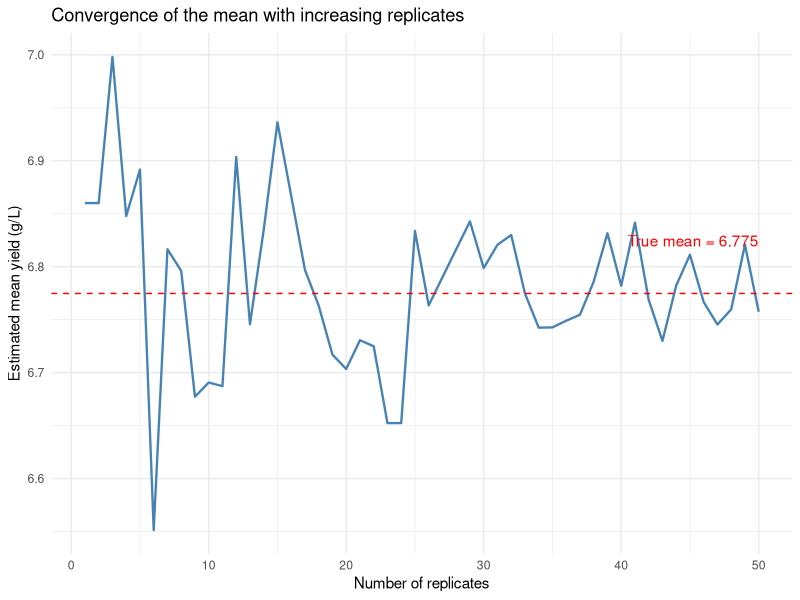
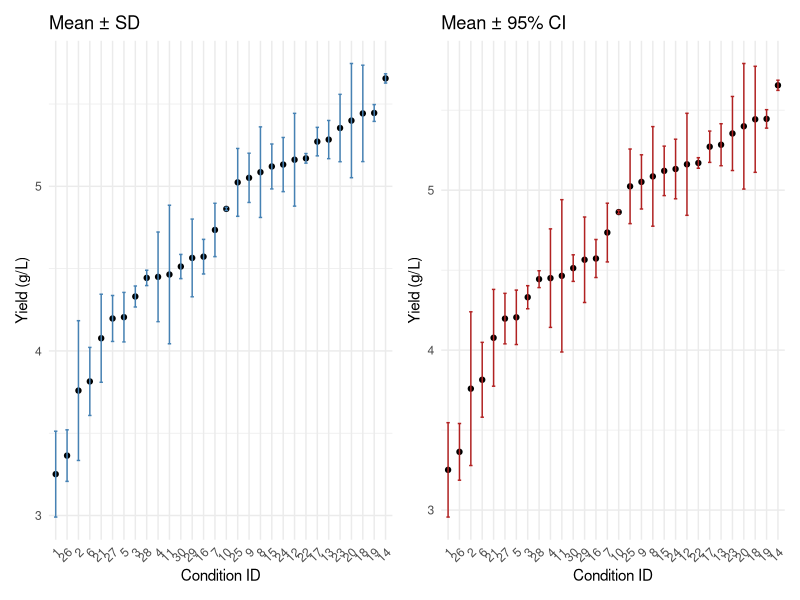

The R source for these figures, in order:
## ---- chunk 1
knitr::opts_chunk$set(echo = TRUE, message = FALSE, warning = FALSE)
## ---- chunk 2
library(tidyverse)
library(scales)
library(viridis)
library(car)
df <- read_csv("../data/bc_full_factorial_dataset.csv", show_col_types = FALSE)
## ---- chunk 3
set.seed(123)
single_condition <- df %>% filter(condition_id == 1500)
true_mean <- mean(single_condition$BC_yield_gL)

# Simulate: draw 1 to 50 random samples (with replacement) and compute running mean
n_trials <- 50
running_means <- numeric(n_trials)
for (i in 1:n_trials) {
  sample_i <- sample(single_condition$BC_yield_gL, size = i, replace = TRUE)
  running_means[i] <- mean(sample_i)
}

sim_df <- tibble(n = 1:n_trials, mean_yield = running_means)

ggplot(sim_df, aes(x = n, y = mean_yield)) +
  geom_line(colour = "steelblue", linewidth = 0.8) +
  geom_hline(yintercept = true_mean, linetype = "dashed", colour = "red") +
  annotate("text", x = n_trials, y = true_mean + 0.05,
           label = sprintf("True mean = %.3f", true_mean), hjust = 1, colour = "red") +
  labs(x = "Number of replicates", y = "Estimated mean yield (g/L)",
       title = "Convergence of the mean with increasing replicates") +
  theme_minimal()
## ---- chunk 4
yields <- c(7.9, 8.2, 8.3)
n <- length(yields)

# Mean
mean_val <- sum(yields) / n
cat(sprintf("Mean = %.4f\n", mean_val))

# Variance (n-1 denominator for sample variance)
variance <- sum((yields - mean_val)^2) / (n - 1)
cat(sprintf("Variance = %.4f\n", variance))

# Standard deviation
sd_val <- sqrt(variance)
cat(sprintf("SD = %.4f\n", sd_val))

# Standard error
se <- sd_val / sqrt(n)
cat(sprintf("SE = %.4f\n", se))
## ---- chunk 5
cat(sprintf("R mean = %.4f\n", mean(yields)))
cat(sprintf("R var  = %.4f\n", var(yields)))
cat(sprintf("R sd   = %.4f\n", sd(yields)))
cat(sprintf("R SE   = %.4f\n", sd(yields) / sqrt(length(yields))))
## ---- chunk 6
ci_95 <- function(x) {
  n <- length(x)
  m <- mean(x)
  se <- sd(x) / sqrt(n)
  t_crit <- qt(0.975, df = n - 1)
  lower <- m - t_crit * se
  upper <- m + t_crit * se
  return(list(mean = m, se = se, lower = lower, upper = upper))
}

# Compute CI for condition 1500
cond <- df %>% filter(condition_id == 1500)
ci <- ci_95(cond$BC_yield_gL)
cat(sprintf("Mean = %.3f g/L\n", ci$mean))
cat(sprintf("SE = %.3f g/L\n", ci$se))
cat(sprintf("95%% CI: [%.3f, %.3f] g/L\n", ci$lower, ci$upper))
## ---- chunk 7
cond_means <- df %>%
  group_by(condition_id) %>%
  summarise(
    mean_yield = mean(BC_yield_gL),
    sd_yield   = sd(BC_yield_gL),
    se_yield   = sd(BC_yield_gL) / sqrt(n()),
    pH = first(pH), Temp_C = first(Temp_C),
    .groups = "drop"
  ) %>%
  head(30)

p1 <- ggplot(cond_means, aes(x = reorder(factor(condition_id), mean_yield), y = mean_yield)) +
  geom_point() +
  geom_errorbar(aes(ymin = mean_yield - sd_yield, ymax = mean_yield + sd_yield),
                width = 0.3, colour = "steelblue") +
  labs(x = "Condition ID", y = "Yield (g/L)", title = "Mean ± SD") +
  theme_minimal() +
  theme(axis.text.x = element_text(angle = 45, hjust = 1))

p2 <- ggplot(cond_means, aes(x = reorder(factor(condition_id), mean_yield), y = mean_yield)) +
  geom_point() +
  geom_errorbar(aes(ymin = mean_yield - 1.96 * se_yield, ymax = mean_yield + 1.96 * se_yield),
                width = 0.3, colour = "firebrick") +
  labs(x = "Condition ID", y = "Yield (g/L)", title = "Mean ± 95% CI") +
  theme_minimal() +
  theme(axis.text.x = element_text(angle = 45, hjust = 1))

library(patchwork)
p1 + p2
## ---- chunk 8
cond_a <- df %>% filter(condition_id == 1500)
cond_b <- df %>% filter(condition_id == 1600)

cat(sprintf("Condition 1500: mean = %.3f, sd = %.3f\n", mean(cond_a$BC_yield_gL), sd(cond_a$BC_yield_gL)))
cat(sprintf("Condition 1600: mean = %.3f, sd = %.3f\n", mean(cond_b$BC_yield_gL), sd(cond_b$BC_yield_gL)))

test <- t.test(cond_a$BC_yield_gL, cond_b$BC_yield_gL)
cat(sprintf("\nWelch t-test:\n  t = %.3f, df = %.1f, p-value = %.4f\n",
            test$statistic, test$parameter, test$p.value))
cat(sprintf("95%% CI for difference: [%.3f, %.3f]\n", test$conf.int[1], test$conf.int[2]))
